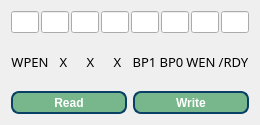
<?xml version="1.0" encoding="UTF-8"?>
<ui version="4.0">
 <class>DialogSR</class>
 <widget class="QDialog" name="DialogSR">
  <property name="geometry">
   <rect>
    <x>0</x>
    <y>0</y>
    <width>258</width>
    <height>125</height>
   </rect>
  </property>
  <property name="windowTitle">
   <string>Status register</string>
  </property>
  <property name="windowIcon">
   <iconset resource="recource.qrc">
    <normaloff>:/res/img/write64.png</normaloff>:/res/img/write64.png</iconset>
  </property>
  <layout class="QVBoxLayout" name="verticalLayout">
   <item>
    <layout class="QHBoxLayout" name="horizontalLayout_3">
     <property name="spacing">
      <number>2</number>
     </property>
     <property name="leftMargin">
      <number>0</number>
     </property>
     <property name="topMargin">
      <number>0</number>
     </property>
     <property name="rightMargin">
      <number>0</number>
     </property>
     <property name="bottomMargin">
      <number>0</number>
     </property>
     <item>
      <widget class="QLineEdit" name="lineEdit_sr07">
       <property name="minimumSize">
        <size>
         <width>28</width>
         <height>0</height>
        </size>
       </property>
       <property name="maximumSize">
        <size>
         <width>35</width>
         <height>16777215</height>
        </size>
       </property>
       <property name="font">
        <font>
         <weight>75</weight>
         <bold>true</bold>
        </font>
       </property>
       <property name="styleSheet">
        <string notr="true"/>
       </property>
       <property name="alignment">
        <set>Qt::AlignCenter</set>
       </property>
      </widget>
     </item>
     <item>
      <widget class="QLineEdit" name="lineEdit_sr06">
       <property name="minimumSize">
        <size>
         <width>28</width>
         <height>0</height>
        </size>
       </property>
       <property name="maximumSize">
        <size>
         <width>35</width>
         <height>16777215</height>
        </size>
       </property>
       <property name="font">
        <font>
         <weight>75</weight>
         <bold>true</bold>
        </font>
       </property>
       <property name="styleSheet">
        <string notr="true"/>
       </property>
       <property name="alignment">
        <set>Qt::AlignCenter</set>
       </property>
      </widget>
     </item>
     <item>
      <widget class="QLineEdit" name="lineEdit_sr05">
       <property name="minimumSize">
        <size>
         <width>28</width>
         <height>0</height>
        </size>
       </property>
       <property name="maximumSize">
        <size>
         <width>35</width>
         <height>16777215</height>
        </size>
       </property>
       <property name="font">
        <font>
         <weight>75</weight>
         <bold>true</bold>
        </font>
       </property>
       <property name="styleSheet">
        <string notr="true"/>
       </property>
       <property name="alignment">
        <set>Qt::AlignCenter</set>
       </property>
      </widget>
     </item>
     <item>
      <widget class="QLineEdit" name="lineEdit_sr04">
       <property name="minimumSize">
        <size>
         <width>28</width>
         <height>0</height>
        </size>
       </property>
       <property name="maximumSize">
        <size>
         <width>35</width>
         <height>16777215</height>
        </size>
       </property>
       <property name="font">
        <font>
         <weight>75</weight>
         <bold>true</bold>
        </font>
       </property>
       <property name="styleSheet">
        <string notr="true"/>
       </property>
       <property name="alignment">
        <set>Qt::AlignCenter</set>
       </property>
      </widget>
     </item>
     <item>
      <widget class="QLineEdit" name="lineEdit_sr03">
       <property name="minimumSize">
        <size>
         <width>28</width>
         <height>0</height>
        </size>
       </property>
       <property name="maximumSize">
        <size>
         <width>35</width>
         <height>16777215</height>
        </size>
       </property>
       <property name="font">
        <font>
         <weight>75</weight>
         <bold>true</bold>
        </font>
       </property>
       <property name="styleSheet">
        <string notr="true"/>
       </property>
       <property name="alignment">
        <set>Qt::AlignCenter</set>
       </property>
      </widget>
     </item>
     <item>
      <widget class="QLineEdit" name="lineEdit_sr02">
       <property name="minimumSize">
        <size>
         <width>28</width>
         <height>0</height>
        </size>
       </property>
       <property name="maximumSize">
        <size>
         <width>35</width>
         <height>16777215</height>
        </size>
       </property>
       <property name="font">
        <font>
         <weight>75</weight>
         <bold>true</bold>
        </font>
       </property>
       <property name="styleSheet">
        <string notr="true"/>
       </property>
       <property name="alignment">
        <set>Qt::AlignCenter</set>
       </property>
      </widget>
     </item>
     <item>
      <widget class="QLineEdit" name="lineEdit_sr01">
       <property name="minimumSize">
        <size>
         <width>28</width>
         <height>0</height>
        </size>
       </property>
       <property name="maximumSize">
        <size>
         <width>35</width>
         <height>16777215</height>
        </size>
       </property>
       <property name="font">
        <font>
         <weight>75</weight>
         <bold>true</bold>
        </font>
       </property>
       <property name="styleSheet">
        <string notr="true"/>
       </property>
       <property name="alignment">
        <set>Qt::AlignCenter</set>
       </property>
      </widget>
     </item>
     <item>
      <widget class="QLineEdit" name="lineEdit_sr00">
       <property name="minimumSize">
        <size>
         <width>28</width>
         <height>0</height>
        </size>
       </property>
       <property name="maximumSize">
        <size>
         <width>35</width>
         <height>16777215</height>
        </size>
       </property>
       <property name="font">
        <font>
         <weight>75</weight>
         <bold>true</bold>
        </font>
       </property>
       <property name="styleSheet">
        <string notr="true"/>
       </property>
       <property name="alignment">
        <set>Qt::AlignCenter</set>
       </property>
      </widget>
     </item>
    </layout>
   </item>
   <item>
    <layout class="QHBoxLayout" name="horizontalLayout_4">
     <property name="spacing">
      <number>2</number>
     </property>
     <property name="topMargin">
      <number>0</number>
     </property>
     <item>
      <widget class="QLabel" name="label_13">
       <property name="minimumSize">
        <size>
         <width>20</width>
         <height>0</height>
        </size>
       </property>
       <property name="maximumSize">
        <size>
         <width>40</width>
         <height>16777215</height>
        </size>
       </property>
       <property name="font">
        <font>
         <family>Ubuntu Mono</family>
         <pointsize>10</pointsize>
        </font>
       </property>
       <property name="accessibleDescription">
        <string notr="true"/>
       </property>
       <property name="text">
        <string>WPEN</string>
       </property>
       <property name="alignment">
        <set>Qt::AlignCenter</set>
       </property>
      </widget>
     </item>
     <item>
      <widget class="QLabel" name="label_14">
       <property name="minimumSize">
        <size>
         <width>20</width>
         <height>0</height>
        </size>
       </property>
       <property name="maximumSize">
        <size>
         <width>40</width>
         <height>16777215</height>
        </size>
       </property>
       <property name="font">
        <font>
         <family>Ubuntu Mono</family>
         <pointsize>10</pointsize>
        </font>
       </property>
       <property name="accessibleDescription">
        <string notr="true"/>
       </property>
       <property name="text">
        <string>X</string>
       </property>
       <property name="alignment">
        <set>Qt::AlignCenter</set>
       </property>
      </widget>
     </item>
     <item>
      <widget class="QLabel" name="label_15">
       <property name="minimumSize">
        <size>
         <width>20</width>
         <height>0</height>
        </size>
       </property>
       <property name="maximumSize">
        <size>
         <width>40</width>
         <height>16777215</height>
        </size>
       </property>
       <property name="font">
        <font>
         <family>Ubuntu Mono</family>
         <pointsize>10</pointsize>
        </font>
       </property>
       <property name="accessibleDescription">
        <string notr="true"/>
       </property>
       <property name="text">
        <string>X</string>
       </property>
       <property name="alignment">
        <set>Qt::AlignCenter</set>
       </property>
      </widget>
     </item>
     <item>
      <widget class="QLabel" name="label_16">
       <property name="minimumSize">
        <size>
         <width>20</width>
         <height>0</height>
        </size>
       </property>
       <property name="maximumSize">
        <size>
         <width>40</width>
         <height>16777215</height>
        </size>
       </property>
       <property name="font">
        <font>
         <family>Ubuntu Mono</family>
         <pointsize>10</pointsize>
        </font>
       </property>
       <property name="accessibleDescription">
        <string notr="true"/>
       </property>
       <property name="text">
        <string>X</string>
       </property>
       <property name="alignment">
        <set>Qt::AlignCenter</set>
       </property>
      </widget>
     </item>
     <item>
      <widget class="QLabel" name="label_17">
       <property name="minimumSize">
        <size>
         <width>20</width>
         <height>0</height>
        </size>
       </property>
       <property name="maximumSize">
        <size>
         <width>40</width>
         <height>16777215</height>
        </size>
       </property>
       <property name="font">
        <font>
         <family>Ubuntu Mono</family>
         <pointsize>10</pointsize>
        </font>
       </property>
       <property name="accessibleDescription">
        <string notr="true"/>
       </property>
       <property name="text">
        <string>BP1</string>
       </property>
       <property name="alignment">
        <set>Qt::AlignCenter</set>
       </property>
      </widget>
     </item>
     <item>
      <widget class="QLabel" name="label_18">
       <property name="minimumSize">
        <size>
         <width>20</width>
         <height>0</height>
        </size>
       </property>
       <property name="maximumSize">
        <size>
         <width>40</width>
         <height>16777215</height>
        </size>
       </property>
       <property name="font">
        <font>
         <family>Ubuntu Mono</family>
         <pointsize>10</pointsize>
        </font>
       </property>
       <property name="accessibleDescription">
        <string notr="true"/>
       </property>
       <property name="text">
        <string>BP0</string>
       </property>
       <property name="alignment">
        <set>Qt::AlignCenter</set>
       </property>
      </widget>
     </item>
     <item>
      <widget class="QLabel" name="label_19">
       <property name="minimumSize">
        <size>
         <width>20</width>
         <height>0</height>
        </size>
       </property>
       <property name="maximumSize">
        <size>
         <width>40</width>
         <height>16777215</height>
        </size>
       </property>
       <property name="font">
        <font>
         <family>Ubuntu Mono</family>
         <pointsize>10</pointsize>
        </font>
       </property>
       <property name="accessibleDescription">
        <string notr="true"/>
       </property>
       <property name="text">
        <string>WEN</string>
       </property>
       <property name="alignment">
        <set>Qt::AlignCenter</set>
       </property>
      </widget>
     </item>
     <item>
      <widget class="QLabel" name="label_20">
       <property name="minimumSize">
        <size>
         <width>20</width>
         <height>0</height>
        </size>
       </property>
       <property name="maximumSize">
        <size>
         <width>40</width>
         <height>16777215</height>
        </size>
       </property>
       <property name="font">
        <font>
         <family>Ubuntu Mono</family>
         <pointsize>10</pointsize>
        </font>
       </property>
       <property name="accessibleDescription">
        <string notr="true"/>
       </property>
       <property name="text">
        <string>/RDY</string>
       </property>
       <property name="alignment">
        <set>Qt::AlignCenter</set>
       </property>
      </widget>
     </item>
    </layout>
   </item>
   <item>
    <layout class="QHBoxLayout" name="horizontalLayout">
     <property name="topMargin">
      <number>0</number>
     </property>
     <item>
      <widget class="QPushButton" name="pushButton_read">
       <property name="minimumSize">
        <size>
         <width>80</width>
         <height>23</height>
        </size>
       </property>
       <property name="styleSheet">
        <string notr="true">QPushButton{
color: rgb(255, 255, 255);
background-color: rgb(120, 183, 140);
border-radius: 20px;
border: 2px solid #094065;border-radius:8px;font-weight:600;
}
QPushButton::pressed{background-color: rgb(115, 210, 22);}</string>
       </property>
       <property name="text">
        <string>Read</string>
       </property>
      </widget>
     </item>
     <item>
      <widget class="QPushButton" name="pushButton_write">
       <property name="minimumSize">
        <size>
         <width>80</width>
         <height>23</height>
        </size>
       </property>
       <property name="styleSheet">
        <string notr="true">QPushButton{
color: rgb(255, 255, 255);
background-color: rgb(120, 183, 140);
border-radius: 20px;
border: 2px solid #094065;border-radius:8px;font-weight:600;
}
QPushButton::pressed{background-color: rgb(115, 210, 22);}</string>
       </property>
       <property name="text">
        <string>Write</string>
       </property>
      </widget>
     </item>
    </layout>
   </item>
  </layout>
 </widget>
 <resources>
  <include location="recource.qrc"/>
 </resources>
 <connections/>
</ui>
